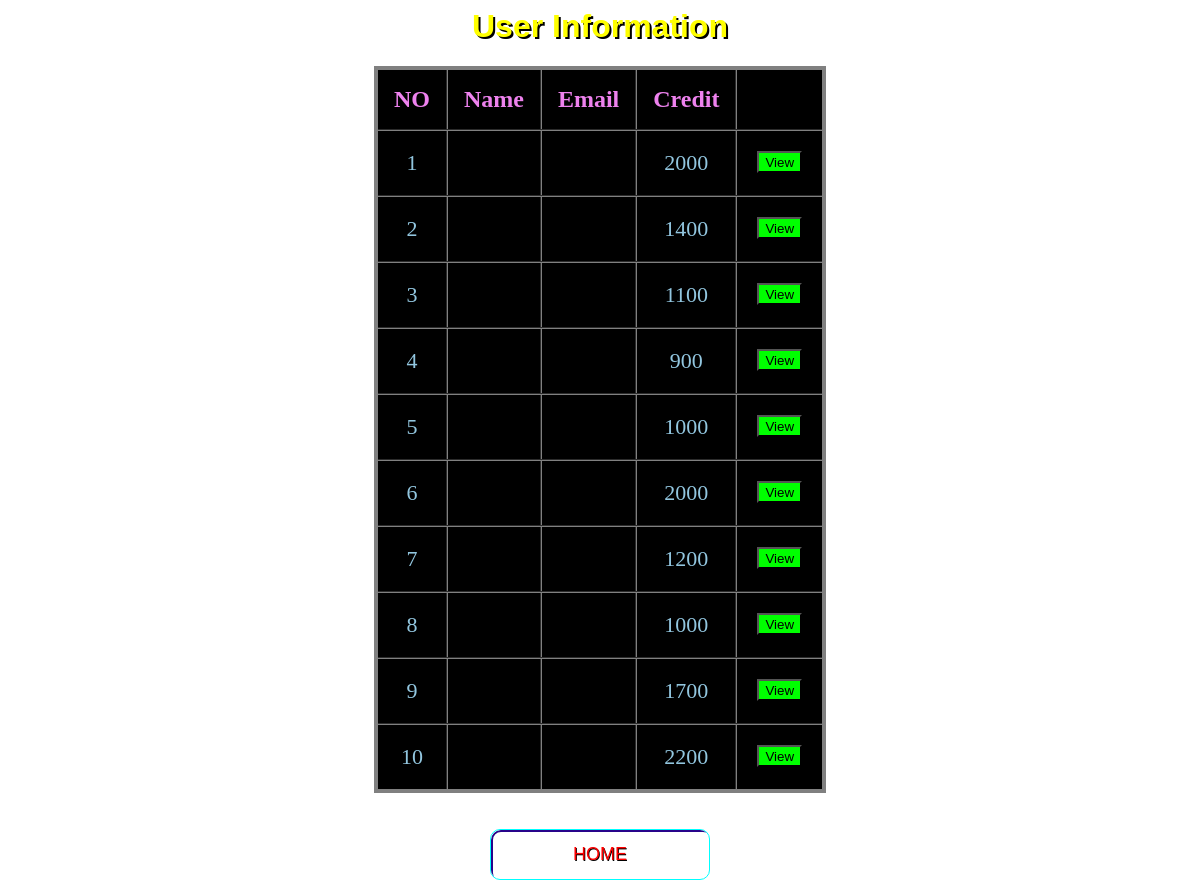
The app's page /getdetail.php with its own data.
### tables this page shows
CREATE TABLE `users` (
  `name` varchar(50) NOT NULL,
  `email` varchar(50) NOT NULL,
  `amount` double DEFAULT NULL
);

### getdetail.php (the view, shortened to what this page needs)
<?php
$con=mysqli_connect('localhost','root','','banking_system');
$q="select * from users ";
$result=mysqli_query($con,$q);
?>
<html>
<head>
   <link rel="stylesheet" href="button.css">
</head>
<body>
	<h1 style="color:#ffff00;text-shadow: 2px 2px black;">User Information</h1>
    <table class="flat-table-1">
		<thead>
			<th>NO</th>
			<th>Name</th>
			<th>Email</th>
			<th>Credit</th>
			<th></th>
		</thead>
		<tbody>
		<tr>
			<?php
				$row=mysqli_fetch_array($result);
			?>
			<td> 1</td>
			<td><?php echo  $row["Name"]; ?></td>
			<td><?php echo  $row["Email"]; ?></td>
			<td><?php echo  $row["amount"]; ?></td>
			<td>
				<form action="user.php" method="post"  class="view">
					<button class="button1" type="submit" Name="Name" value="junaid">View</button>
				</form>
			</td>
		</tr>
		<tr>
			<?php
				$row=mysqli_fetch_array($result);
			?>
			<td> 2</td>
			<td><?php echo  $row["Name"]; ?></td>
			<td><?php echo  $row["Email"]; ?></td>
			<td><?php echo  $row["amount"]; ?></td>
			<td>
				<form action="user.php" method="post" class="view">
					<button class="button1" type="submit" Name="Name" value="kalyan">View</button>
				</form>
			</td>
		</tr>
        <tr>
			<?php
				$row=mysqli_fetch_array($result);
			?>
			<td> 3</td>
			<td><?php echo  $row["Name"]; ?></td>
			<td><?php echo  $row["Email"]; ?></td>
			<td><?php echo  $row["amount"]; ?></td>
			<td>
				<form action="user.php" method="post" class="view">
					<button class="button1" type="submit" Name="Name" value="mahek">View</button>
				</form>
			</td>
		</tr>
        <tr>
			<?php
				$row=mysqli_fetch_array($result);
			?>
			<td> 4</td>
			<td><?php echo  $row["Name"]; ?></td>
			<td><?php echo  $row["Email"]; ?></td>
			<td><?php echo  $row["amount"]; ?></td>
			<td>
				<form action="user.php" method="post" class="view">
					<button class="button1" type="submit" Name="Name" value="mahmood">View</button>
				</form>
			</td>
        </tr>
        <tr>
			<?php
				$row=mysqli_fetch_array($result);
			?>
			<td> 5</td>
			<td><?php echo  $row["Name"]; ?></td>
			<td><?php echo  $row["Email"]; ?></td>
			<td><?php echo  $row["amount"]; ?></td>
			<td>
				<form action="user.php" method="post" class="view">
					<button class="button1" type="submit" Name="Name" value="pavan">View</button>
				</form>
			</td>
		</tr>
        <tr>
			<?php
				$row=mysqli_fetch_array($result);
			?>
			<td> 6</td>
			<td><?php echo  $row["Name"]; ?></td>
			<td><?php echo  $row["Email"]; ?></td>
			<td><?php echo  $row["amount"]; ?></td>
			<td>
				<form action="user.php" method="post" class="view">
					<button class="button1" type="submit" Name="Name" value="shadab">View</button>
				</form>
			</td>
        </tr>
        <tr>
			<?php
				$row=mysqli_fetch_array($result);
			?>
			<td> 7</td>
			<td><?php echo  $row["Name"]; ?></td>
			<td><?php echo  $row["Email"]; ?></td>
			<td><?php echo  $row["amount"]; ?></td>
			<td>
				<form action="user.php" method="post" class="view">
					<button class="button1"type="submit" Name="Name" value="sohail">View</button>
				</form>
			</td>
		</tr>
        <tr>
			<?php
				$row=mysqli_fetch_array($result);
			?>
			<td> 8</td>
			<td><?php echo  $row["Name"]; ?></td>
			<td><?php echo  $row["Email"]; ?></td>
			<td><?php echo  $row["amount"]; ?></td>
			<td>
				<form action="user.php" method="post" class="view">
					<button class="button1"type="submit" Name="Name" value="SYED">View</button>
				</form>
			</td>
		</tr>
        <tr>
			<?php
				$row=mysqli_fetch_array($result);
			?>
			<td> 9</td>
			<td><?php echo  $row["Name"]; ?></td>
			<td><?php echo  $row["Email"]; ?></td>
			<td><?php echo  $row["amount"]; ?></td>
			<td>
				<form action="user.php" method="post" class="view">
					<button class="button1"type="submit" Name="Name" value="ubed">View</button>
				</form>
			</td>
        </tr>
        <tr>
			<?php
				$row=mysqli_fetch_array($result);
			?>
			<td> 10</td>
			<td><?php echo  $row["Name"]; ?></td>
			<td><?php echo  $row["Email"]; ?></td>
			<td><?php echo  $row["amount"]; ?></td>
			<td>
				<form action="user.php" method="post" class="view">
					<button class="button1"type="submit" Name="Name" value="wasay">View</button>
				</form>
			</td>
		</tr>
		</tbody>
	</table><br><br>
<div class="buttons">
	<a href="index.php">
    <button class="glow-on-hover">HOME</button>
	</a>
</div>
</body>
</html>

### button.css (style rules this page uses)
.glow-on-hover { width: 220px; height: 51px; outline: none; color: red; font-size:18px; background:transparent; text-shadow: 0.7px 0.7px black; overflow: hidden; cursor: pointer; position: relative; z-index: 0; border-radius: 10px; border: 1px solid #00FFFF; }
.glow-on-hover:before { content: ''; background: linear-gradient(45deg, #ff0000, #ff7300, #fffb00, #48ff00, #00ffd5, #002bff, #7a00ff, #ff00c8, #ff0000); position: absolute; top: -2px; left:-2px; background-size: 400%; z-index: -1; filter: blur(5px); width: calc(100% + 4px); height: calc(100% + 4px); animation: glowing 20s linear infinite; opacity: 0; transition: opacity .3s ease-in-out; border-radius: 10px; }
.glow-on-hover:after { z-index: -1; content: ''; position: absolute; width: 100%; height: 100%; left: 0; top: 0; border-radius: 10px; border: 2px solid #28048a; background:transparent; }

### getdetail.php (style rules this page uses)
body { text-align:center; }
.flat-table-1 { background: black; }
h1 { font-family: Arial, Times, serif; }
table { text-align:center; margin-left: auto; margin-right: auto; border:4px solid gray; border-collapse:collapse; }
th { color:violet; font-size:24px; padding:16px; }
td { text-align:center; font-size:22px; color: #92c6df; padding: 0px 20px 0px 20px; }
tr { transition: background 0.3s, box-shadow 0.3s; }
th,td { border-collapse:collapse; border:2px groove gray; text-shadow: 1px 1px black; }
.button1 { background-color:lime; text-align:center; padding-top:2px; }
.view { top:50%; padding-top:20px; text-align:center; }
body { background-image:url("images/efg.jpg"); background-position: center; background-repeat: no-repeat; background-size: cover; }

### records on screen
users: amount "2000"
users: amount "1400"
users: amount "1100"
users: amount "900"
users: amount "1000"
users: amount "2000"
users: amount "1200"
users: amount "1000"
users: amount "1700"
users: amount "2200"
